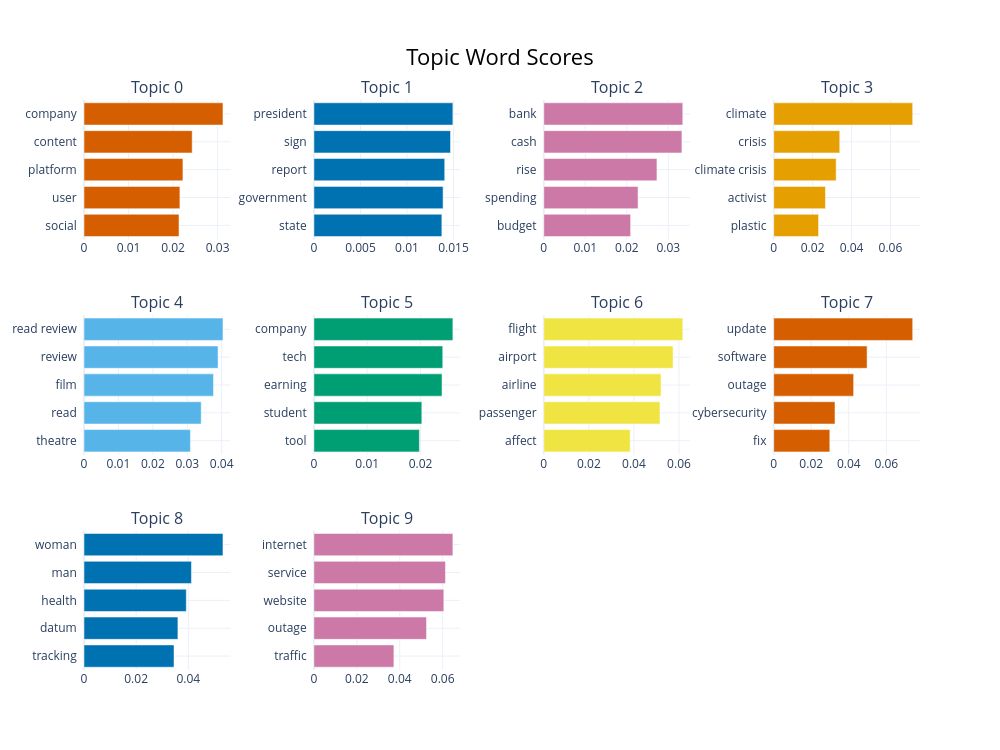
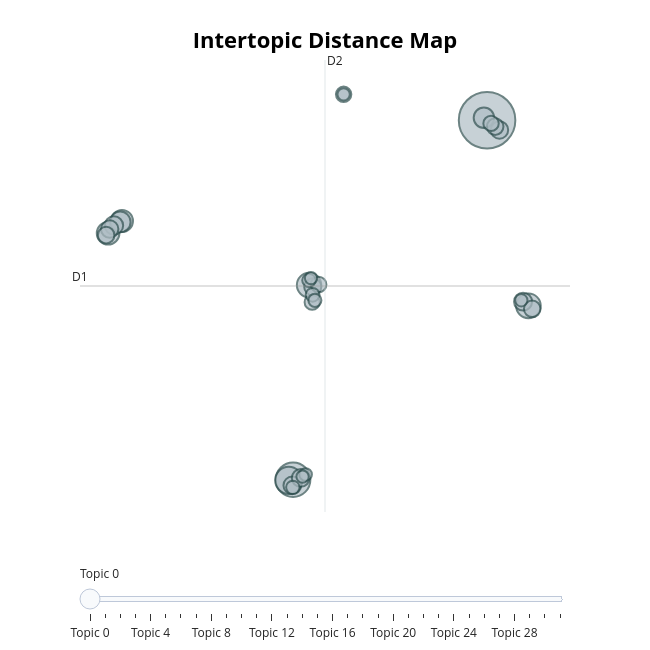
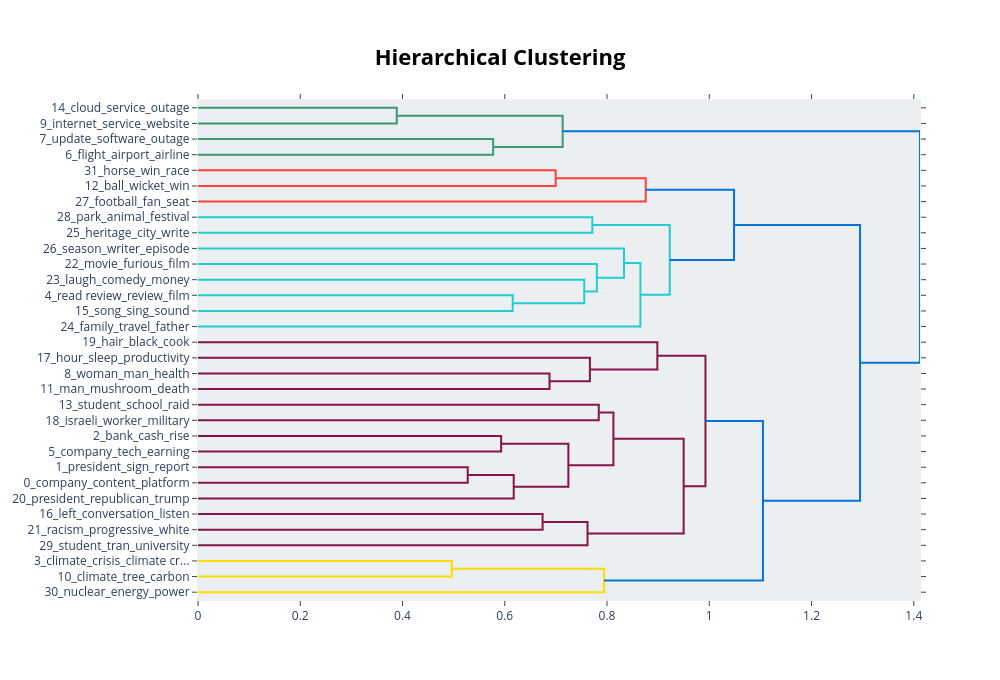

The cell these charts' notebook holds for them, in order:
### Markdown cell above
---
## BERTopic Visualizations

### Code cell
# Topic barchart
model.visualize_barchart(top_n_topics=10).show()

# Intertopic distance
model.visualize_topics().show()

# Hierarchy
model.visualize_hierarchy().show()

### Figure 1 — Plotly figure (JSON) as saved in the notebook; plotly's stock layout.template omitted (floating-point values rounded to 4 significant figures)
{"data": [{"marker": {"color": "#D55E00"}, "orientation": "h", "type": "bar", "x": [0.02133, 0.02153, 0.02221, 0.02429, 0.03121], "xaxis": "x", "y": ["social  ", "user  ", "platform  ", "content  ", "company  "], "yaxis": "y"}, {"marker": {"color": "#0072B2"}, "orientation": "h", "type": "bar", "x": [0.01375, 0.01388, 0.01406, 0.01468, 0.01493], "xaxis": "x2", "y": ["state  ", "government  ", "report  ", "sign  ", "president  "], "yaxis": "y2"}, {"marker": {"color": "#CC79A7"}, "orientation": "h", "type": "bar", "x": [0.02092, 0.02272, 0.02727, 0.03329, 0.03349], "xaxis": "x3", "y": ["budget  ", "spending  ", "rise  ", "cash  ", "bank  "], "yaxis": "y3"}, {"marker": {"color": "#E69F00"}, "orientation": "h", "type": "bar", "x": [0.02306, 0.0266, 0.0321, 0.03394, 0.07144], "xaxis": "x4", "y": ["plastic  ", "activist  ", "climate crisis  ", "crisis  ", "climate  "], "yaxis": "y4"}, {"marker": {"color": "#56B4E9"}, "orientation": "h", "type": "bar", "x": [0.03091, 0.03405, 0.03761, 0.03894, 0.04037], "xaxis": "x5", "y": ["theatre  ", "read  ", "film  ", "review  ", "read review  "], "yaxis": "y5"}, {"marker": {"color": "#009E73"}, "orientation": "h", "type": "bar", "x": [0.01978, 0.02023, 0.02402, 0.02416, 0.02605], "xaxis": "x6", "y": ["tool  ", "student  ", "earning  ", "tech  ", "company  "], "yaxis": "y6"}, {"marker": {"color": "#F0E442"}, "orientation": "h", "type": "bar", "x": [0.03835, 0.05156, 0.05202, 0.05736, 0.06169], "xaxis": "x7", "y": ["affect  ", "passenger  ", "airline  ", "airport  ", "flight  "], "yaxis": "y7"}, {"marker": {"color": "#D55E00"}, "orientation": "h", "type": "bar", "x": [0.02989, 0.03265, 0.04257, 0.04976, 0.07404], "xaxis": "x8", "y": ["fix  ", "cybersecurity  ", "outage  ", "software  ", "update  "], "yaxis": "y8"}, {"marker": {"color": "#0072B2"}, "orientation": "h", "type": "bar", "x": [0.03452, 0.03603, 0.03924, 0.04121, 0.05331], "xaxis": "x9", "y": ["tracking  ", "datum  ", "health  ", "man  ", "woman  "], "yaxis": "y9"}, {"marker": {"color": "#CC79A7"}, "orientation": "h", "type": "bar", "x": [0.03727, 0.05247, 0.06053, 0.06131, 0.06475], "xaxis": "x10", "y": ["traffic  ", "outage  ", "website  ", "service  ", "internet  "], "yaxis": "y10"}], "layout": {"annotations": [{"font": {"size": 16}, "showarrow": false, "text": "Topic 0", "x": 0.0875, "xanchor": "center", "xref": "paper", "y": 1, "yanchor": "bottom", "yref": "paper"}, {"font": {"size": 16}, "showarrow": false, "text": "Topic 1", "x": 0.3625, "xanchor": "center", "xref": "paper", "y": 1, "yanchor": "bottom", "yref": "paper"}, {"font": {"size": 16}, "showarrow": false, "text": "Topic 2", "x": 0.6375, "xanchor": "center", "xref": "paper", "y": 1, "yanchor": "bottom", "yref": "paper"}, {"font": {"size": 16}, "showarrow": false, "text": "Topic 3", "x": 0.9125, "xanchor": "center", "xref": "paper", "y": 1, "yanchor": "bottom", "yref": "paper"}, {"font": {"size": 16}, "showarrow": false, "text": "Topic 4", "x": 0.0875, "xanchor": "center", "xref": "paper", "y": 0.6222, "yanchor": "bottom", "yref": "paper"}, {"font": {"size": 16}, "showarrow": false, "text": "Topic 5", "x": 0.3625, "xanchor": "center", "xref": "paper", "y": 0.6222, "yanchor": "bottom", "yref": "paper"}, {"font": {"size": 16}, "showarrow": false, "text": "Topic 6", "x": 0.6375, "xanchor": "center", "xref": "paper", "y": 0.6222, "yanchor": "bottom", "yref": "paper"}, {"font": {"size": 16}, "showarrow": false, "text": "Topic 7", "x": 0.9125, "xanchor": "center", "xref": "paper", "y": 0.6222, "yanchor": "bottom", "yref": "paper"}, {"font": {"size": 16}, "showarrow": false, "text": "Topic 8", "x": 0.0875, "xanchor": "center", "xref": "paper", "y": 0.2444, "yanchor": "bottom", "yref": "paper"}, {"font": {"size": 16}, "showarrow": false, "text": "Topic 9", "x": 0.3625, "xanchor": "center", "xref": "paper", "y": 0.2444, "yanchor": "bottom", "yref": "paper"}], "height": 750, "hoverlabel": {"bgcolor": "white", "font": {"family": "Rockwell", "size": 16}}, "showlegend": false, "title": {"font": {"color": "Black", "size": 22}, "text": "Topic Word Scores", "x": 0.5, "xanchor": "center", "yanchor": "top"}, "width": 1000, "xaxis": {"anchor": "y", "domain": [0, 0.175], "showgrid": true}, "xaxis10": {"anchor": "y10", "domain": [0.275, 0.45], "showgrid": true}, "xaxis11": {"anchor": "y11", "domain": [0.55, 0.725], "showgrid": true}, "xaxis12": {"anchor": "y12", "domain": [0.825, 1], "showgrid": true}, "xaxis2": {"anchor": "y2", "domain": [0.275, 0.45], "showgrid": true}, "xaxis3": {"anchor": "y3", "domain": [0.55, 0.725], "showgrid": true}, "xaxis4": {"anchor": "y4", "domain": [0.825, 1], "showgrid": true}, "xaxis5": {"anchor": "y5", "domain": [0, 0.175], "showgrid": true}, "xaxis6": {"anchor": "y6", "domain": [0.275, 0.45], "showgrid": true}, "xaxis7": {"anchor": "y7", "domain": [0.55, 0.725], "showgrid": true}, "xaxis8": {"anchor": "y8", "domain": [0.825, 1], "showgrid": true}, "xaxis9": {"anchor": "y9", "domain": [0, 0.175], "showgrid": true}, "yaxis": {"anchor": "x", "domain": [0.7556, 1], "showgrid": true}, "yaxis10": {"anchor": "x10", "domain": [0, 0.2444], "showgrid": true}, "yaxis11": {"anchor": "x11", "domain": [0, 0.2444], "showgrid": true}, "yaxis12": {"anchor": "x12", "domain": [0, 0.2444], "showgrid": true}, "yaxis2": {"anchor": "x2", "domain": [0.7556, 1], "showgrid": true}, "yaxis3": {"anchor": "x3", "domain": [0.7556, 1], "showgrid": true}, "yaxis4": {"anchor": "x4", "domain": [0.7556, 1], "showgrid": true}, "yaxis5": {"anchor": "x5", "domain": [0.3778, 0.6222], "showgrid": true}, "yaxis6": {"anchor": "x6", "domain": [0.3778, 0.6222], "showgrid": true}, "yaxis7": {"anchor": "x7", "domain": [0.3778, 0.6222], "showgrid": true}, "yaxis8": {"anchor": "x8", "domain": [0.3778, 0.6222], "showgrid": true}, "yaxis9": {"anchor": "x9", "domain": [0, 0.2444], "showgrid": true}}}

### Figure 2 — Plotly figure (JSON) as saved in the notebook; plotly's stock layout.template omitted (floating-point values rounded to 4 significant figures)
{"data": [{"customdata": [[0, "company | content | platform | user | social", 337], [1, "president | sign | report | government | state", 126], [2, "bank | cash | rise | spending | budget", 78], [3, "climate | crisis | climate crisis | activist | plastic", 64], [4, "read review | review | film | read | theatre", 63], [5, "company | tech | earning | student | tool", 54], [6, "flight | airport | airline | passenger | affect", 51], [7, "update | software | outage | cybersecurity | fix", 45], [8, "woman | man | health | datum | tracking", 44], [9, "internet | service | website | outage | traffic", 36], [10, "climate | tree | carbon | planet | emission", 34], [11, "man | mushroom | death | driver | health", 33], [12, "ball | wicket | win | game | team", 33], [13, "student | school | raid | immigrant | city", 32], [14, "cloud | service | outage | computing | user", 32], [15, "song | sing | sound | track | title", 31], [16, "left | conversation | listen | participant | book", 29], [17, "hour | sleep | productivity | win | walk", 29], [18, "israeli | worker | military | tech | company", 29], [19, "hair | black | cook | natural | sauce", 26], [20, "president | republican | trump | election | medium", 25], [21, "racism | progressive | white | history | statue", 25], [22, "movie | furious | film | fast | car", 24], [23, "laugh | comedy | money | parent | amazing", 20], [24, "family | travel | father | husband | son", 19], [25, "heritage | city | write | drought | river", 19], [26, "season | writer | episode | producer | family", 18], [27, "football | fan | seat | club | crowd", 17], [28, "park | animal | festival | tree | trail", 16], [29, "student | tran | university | gender | sex", 16], [30, "nuclear | energy | power | solar | electricity", 16], [31, "horse | win | race | winner | field", 16]], "hovertemplate": "<b>Topic %{customdata[0]}</b><br>%{customdata[1]}<br>Size: %{customdata[2]}", "legendgroup": "", "marker": {"color": "#B0BEC5", "line": {"color": "DarkSlateGrey", "width": 2}, "size": [337, 126, 78, 64, 63, 54, 51, 45, 44, 36, 34, 33, 33, 32, 32, 31, 29, 29, 29, 26, 25, 25, 24, 20, 19, 19, 18, 17, 16, 16, 16, 16], "sizemode": "area", "sizeref": 0.2106, "symbol": "circle"}, "mode": "markers", "name": "", "orientation": "v", "showlegend": false, "type": "scatter", "x": [13.2, 0.8058, 0.529, 15.85, 1.83, -11.02, -10.13, -10.24, 13.0, -10.65, 15.5, 0.7572, 1.29, 14.0, -10.92, 2.065, 13.72, 16.09, -11.14, 2.434, 13.46, 4.037, 2.025, 2.055, 0.7908, 1.82, 2.199, 1.605, 1.952, 4.037, 15.39, 1.412], "xaxis": "x", "y": [16.55, -12.78, -12.83, 1.406, 3.102, 7.329, 8.337, 8.253, 16.75, 7.955, 1.749, -13.24, -12.64, 15.75, 7.67, 2.956, 16.03, 1.162, 7.173, 3.146, 16.29, 18.66, 1.702, 2.309, -13.41, 3.484, 1.852, -12.36, 3.669, 18.66, 1.861, -12.53], "yaxis": "y"}], "layout": {"annotations": [{"showarrow": false, "text": "D1", "x": -12.81, "y": 3.024, "yshift": 10}, {"showarrow": false, "text": "D2", "x": 2.846, "xshift": 10, "y": 21.46}], "height": 650, "hoverlabel": {"bgcolor": "white", "font": {"family": "Rockwell", "size": 16}}, "legend": {"itemsizing": "constant", "tracegroupgap": 0}, "margin": {"t": 60}, "shapes": [{"line": {"color": "#CFD8DC", "width": 2}, "type": "line", "x0": 2.846, "x1": 2.846, "y0": -15.42, "y1": 21.46}, {"line": {"color": "#9E9E9E", "width": 2}, "type": "line", "x0": -12.81, "x1": 18.5, "y0": 3.024, "y1": 3.024}], "sliders": [{"active": 0, "pad": {"t": 50}, "steps": [{"args": [{"marker.color": [["red", "#B0BEC5", "#B0BEC5", "#B0BEC5", "#B0BEC5", "#B0BEC5", "#B0BEC5", "#B0BEC5", "#B0BEC5", "#B0BEC5", "#B0BEC5", "#B0BEC5", "#B0BEC5", "#B0BEC5", "#B0BEC5", "#B0BEC5", "#B0BEC5", "#B0BEC5", "#B0BEC5", "#B0BEC5", "#B0BEC5", "#B0BEC5", "#B0BEC5", "#B0BEC5", "#B0BEC5", "#B0BEC5", "#B0BEC5", "#B0BEC5", "#B0BEC5", "#B0BEC5", "#B0BEC5", "#B0BEC5"]]}], "label": "Topic 0", "method": "update"}, {"args": [{"marker.color": [["#B0BEC5", "red", "#B0BEC5", "#B0BEC5", "#B0BEC5", "#B0BEC5", "#B0BEC5", "#B0BEC5", "#B0BEC5", "#B0BEC5", "#B0BEC5", "#B0BEC5", "#B0BEC5", "#B0BEC5", "#B0BEC5", "#B0BEC5", "#B0BEC5", "#B0BEC5", "#B0BEC5", "#B0BEC5", "#B0BEC5", "#B0BEC5", "#B0BEC5", "#B0BEC5", "#B0BEC5", "#B0BEC5", "#B0BEC5", "#B0BEC5", "#B0BEC5", "#B0BEC5", "#B0BEC5", "#B0BEC5"]]}], "label": "Topic 1", "method": "update"}, {"args": [{"marker.color": [["#B0BEC5", "#B0BEC5", "red", "#B0BEC5", "#B0BEC5", "#B0BEC5", "#B0BEC5", "#B0BEC5", "#B0BEC5", "#B0BEC5", "#B0BEC5", "#B0BEC5", "#B0BEC5", "#B0BEC5", "#B0BEC5", "#B0BEC5", "#B0BEC5", "#B0BEC5", "#B0BEC5", "#B0BEC5", "#B0BEC5", "#B0BEC5", "#B0BEC5", "#B0BEC5", "#B0BEC5", "#B0BEC5", "#B0BEC5", "#B0BEC5", "#B0BEC5", "#B0BEC5", "#B0BEC5", "#B0BEC5"]]}], "label": "Topic 2", "method": "update"}, {"args": [{"marker.color": [["#B0BEC5", "#B0BEC5", "#B0BEC5", "red", "#B0BEC5", "#B0BEC5", "#B0BEC5", "#B0BEC5", "#B0BEC5", "#B0BEC5", "#B0BEC5", "#B0BEC5", "#B0BEC5", "#B0BEC5", "#B0BEC5", "#B0BEC5", "#B0BEC5", "#B0BEC5", "#B0BEC5", "#B0BEC5", "#B0BEC5", "#B0BEC5", "#B0BEC5", "#B0BEC5", "#B0BEC5", "#B0BEC5", "#B0BEC5", "#B0BEC5", "#B0BEC5", "#B0BEC5", "#B0BEC5", "#B0BEC5"]]}], "label": "Topic 3", "method": "update"}, {"args": [{"marker.color": [["#B0BEC5", "#B0BEC5", "#B0BEC5", "#B0BEC5", "red", "#B0BEC5", "#B0BEC5", "#B0BEC5", "#B0BEC5", "#B0BEC5", "#B0BEC5", "#B0BEC5", "#B0BEC5", "#B0BEC5", "#B0BEC5", "#B0BEC5", "#B0BEC5", "#B0BEC5", "#B0BEC5", "#B0BEC5", "#B0BEC5", "#B0BEC5", "#B0BEC5", "#B0BEC5", "#B0BEC5", "#B0BEC5", "#B0BEC5", "#B0BEC5", "#B0BEC5", "#B0BEC5", "#B0BEC5", "#B0BEC5"]]}], "label": "Topic 4", "method": "update"}, {"args": [{"marker.color": [["#B0BEC5", "#B0BEC5", "#B0BEC5", "#B0BEC5", "#B0BEC5", "red", "#B0BEC5", "#B0BEC5", "#B0BEC5", "#B0BEC5", "#B0BEC5", "#B0BEC5", "#B0BEC5", "#B0BEC5", "#B0BEC5", "#B0BEC5", "#B0BEC5", "#B0BEC5", "#B0BEC5", "#B0BEC5", "#B0BEC5", "#B0BEC5", "#B0BEC5", "#B0BEC5", "#B0BEC5", "#B0BEC5", "#B0BEC5", "#B0BEC5", "#B0BEC5", "#B0BEC5", "#B0BEC5", "#B0BEC5"]]}], "label": "Topic 5", "method": "update"}, {"args": [{"marker.color": [["#B0BEC5", "#B0BEC5", "#B0BEC5", "#B0BEC5", "#B0BEC5", "#B0BEC5", "red", "#B0BEC5", "#B0BEC5", "#B0BEC5", "#B0BEC5", "#B0BEC5", "#B0BEC5", "#B0BEC5", "#B0BEC5", "#B0BEC5", "#B0BEC5", "#B0BEC5", "#B0BEC5", "#B0BEC5", "#B0BEC5", "#B0BEC5", "#B0BEC5", "#B0BEC5", "#B0BEC5", "#B0BEC5", "#B0BEC5", "#B0BEC5", "#B0BEC5", "#B0BEC5", "#B0BEC5", "#B0BEC5"]]}], "label": "Topic 6", "method": "update"}, {"args": [{"marker.color": [["#B0BEC5", "#B0BEC5", "#B0BEC5", "#B0BEC5", "#B0BEC5", "#B0BEC5", "#B0BEC5", "red", "#B0BEC5", "#B0BEC5", "#B0BEC5", "#B0BEC5", "#B0BEC5", "#B0BEC5", "#B0BEC5", "#B0BEC5", "#B0BEC5", "#B0BEC5", "#B0BEC5", "#B0BEC5", "#B0BEC5", "#B0BEC5", "#B0BEC5", "#B0BEC5", "#B0BEC5", "#B0BEC5", "#B0BEC5", "#B0BEC5", "#B0BEC5", "#B0BEC5", "#B0BEC5", "#B0BEC5"]]}], "label": "Topic 7", "method": "update"}, {"args": [{"marker.color": [["#B0BEC5", "#B0BEC5", "#B0BEC5", "#B0BEC5", "#B0BEC5", "#B0BEC5", "#B0BEC5", "#B0BEC5", "red", "#B0BEC5", "#B0BEC5", "#B0BEC5", "#B0BEC5", "#B0BEC5", "#B0BEC5", "#B0BEC5", "#B0BEC5", "#B0BEC5", "#B0BEC5", "#B0BEC5", "#B0BEC5", "#B0BEC5", "#B0BEC5", "#B0BEC5", "#B0BEC5", "#B0BEC5", "#B0BEC5", "#B0BEC5", "#B0BEC5", "#B0BEC5", "#B0BEC5", "#B0BEC5"]]}], "label": "Topic 8", "method": "update"}, {"args": [{"marker.color": [["#B0BEC5", "#B0BEC5", "#B0BEC5", "#B0BEC5", "#B0BEC5", "#B0BEC5", "#B0BEC5", "#B0BEC5", "#B0BEC5", "red", "#B0BEC5", "#B0BEC5", "#B0BEC5", "#B0BEC5", "#B0BEC5", "#B0BEC5", "#B0BEC5", "#B0BEC5", "#B0BEC5", "#B0BEC5", "#B0BEC5", "#B0BEC5", "#B0BEC5", "#B0BEC5", "#B0BEC5", "#B0BEC5", "#B0BEC5", "#B0BEC5", "#B0BEC5", "#B0BEC5", "#B0BEC5", "#B0BEC5"]]}], "label": "Topic 9", "method": "update"}, {"args": [{"marker.color": [["#B0BEC5", "#B0BEC5", "#B0BEC5", "#B0BEC5", "#B0BEC5", "#B0BEC5", "#B0BEC5", "#B0BEC5", "#B0BEC5", "#B0BEC5", "red", "#B0BEC5", "#B0BEC5", "#B0BEC5", "#B0BEC5", "#B0BEC5", "#B0BEC5", "#B0BEC5", "#B0BEC5", "#B0BEC5", "#B0BEC5", "#B0BEC5", "#B0BEC5", "#B0BEC5", "#B0BEC5", "#B0BEC5", "#B0BEC5", "#B0BEC5", "#B0BEC5", "#B0BEC5", "#B0BEC5", "#B0BEC5"]]}], "label": "Topic 10", "method": "update"}, {"args": [{"marker.color": [["#B0BEC5", "#B0BEC5", "#B0BEC5", "#B0BEC5", "#B0BEC5", "#B0BEC5", "#B0BEC5", "#B0BEC5", "#B0BEC5", "#B0BEC5", "#B0BEC5", "red", "#B0BEC5", "#B0BEC5", "#B0BEC5", "#B0BEC5", "#B0BEC5", "#B0BEC5", "#B0BEC5", "#B0BEC5", "#B0BEC5", "#B0BEC5", "#B0BEC5", "#B0BEC5", "#B0BEC5", "#B0BEC5", "#B0BEC5", "#B0BEC5", "#B0BEC5", "#B0BEC5", "#B0BEC5", "#B0BEC5"]]}], "label": "Topic 11", "method": "update"}, {"args": [{"marker.color": [["#B0BEC5", "#B0BEC5", "#B0BEC5", "#B0BEC5", "#B0BEC5", "#B0BEC5", "#B0BEC5", "#B0BEC5", "#B0BEC5", "#B0BEC5", "#B0BEC5", "#B0BEC5", "red", "#B0BEC5", "#B0BEC5", "#B0BEC5", "#B0BEC5", "#B0BEC5", "#B0BEC5", "#B0BEC5", "#B0BEC5", "#B0BEC5", "#B0BEC5", "#B0BEC5", "#B0BEC5", "#B0BEC5", "#B0BEC5", "#B0BEC5", "#B0BEC5", "#B0BEC5", "#B0BEC5", "#B0BEC5"]]}], "label": "Topic 12", "method": "update"}, {"args": [{"marker.color": [["#B0BEC5", "#B0BEC5", "#B0BEC5", "#B0BEC5", "#B0BEC5", "#B0BEC5", "#B0BEC5", "#B0BEC5", "#B0BEC5", "#B0BEC5", "#B0BEC5", "#B0BEC5", "#B0BEC5", "red", "#B0BEC5", "#B0BEC5", "#B0BEC5", "#B0BEC5", "#B0BEC5", "#B0BEC5", "#B0BEC5", "#B0BEC5", "#B0BEC5", "#B0BEC5", "#B0BEC5", "#B0BEC5", "#B0BEC5", "#B0BEC5", "#B0BEC5", "#B0BEC5", "#B0BEC5", "#B0BEC5"]]}], "label": "Topic 13", "method": "update"}, {"args": [{"marker.color": [["#B0BEC5", "#B0BEC5", "#B0BEC5", "#B0BEC5", "#B0BEC5", "#B0BEC5", "#B0BEC5", "#B0BEC5", "#B0BEC5", "#B0BEC5", "#B0BEC5", "#B0BEC5", "#B0BEC5", "#B0BEC5", "red", "#B0BEC5", "#B0BEC5", "#B0BEC5", "#B0BEC5", "#B0BEC5", "#B0BEC5", "#B0BEC5", "#B0BEC5", "#B0BEC5", "#B0BEC5", "#B0BEC5", "#B0BEC5", "#B0BEC5", "#B0BEC5", "#B0BEC5", "#B0BEC5", "#B0BEC5"]]}], "label": "Topic 14", "method": "update"}, {"args": [{"marker.color": [["#B0BEC5", "#B0BEC5", "#B0BEC5", "#B0BEC5", "#B0BEC5", "#B0BEC5", "#B0BEC5", "#B0BEC5", "#B0BEC5", "#B0BEC5", "#B0BEC5", "#B0BEC5", "#B0BEC5", "#B0BEC5", "#B0BEC5", "red", "#B0BEC5", "#B0BEC5", "#B0BEC5", "#B0BEC5", "#B0BEC5", "#B0BEC5", "#B0BEC5", "#B0BEC5", "#B0BEC5", "#B0BEC5", "#B0BEC5", "#B0BEC5", "#B0BEC5", "#B0BEC5", "#B0BEC5", "#B0BEC5"]]}], "label": "Topic 15", "method": "update"}, {"args": [{"marker.color": [["#B0BEC5", "#B0BEC5", "#B0BEC5", "#B0BEC5", "#B0BEC5", "#B0BEC5", "#B0BEC5", "#B0BEC5", "#B0BEC5", "#B0BEC5", "#B0BEC5", "#B0BEC5", "#B0BEC5", "#B0BEC5", "#B0BEC5", "#B0BEC5", "red", "#B0BEC5", "#B0BEC5", "#B0BEC5", "#B0BEC5", "#B0BEC5", "#B0BEC5", "#B0BEC5", "#B0BEC5", "#B0BEC5", "#B0BEC5", "#B0BEC5", "#B0BEC5", "#B0BEC5", "#B0BEC5", "#B0BEC5"]]}], "label": "Topic 16", "method": "update"}, {"args": [{"marker.color": [["#B0BEC5", "#B0BEC5", "#B0BEC5", "#B0BEC5", "#B0BEC5", "#B0BEC5", "#B0BEC5", "#B0BEC5", "#B0BEC5", "#B0BEC5", "#B0BEC5", "#B0BEC5", "#B0BEC5", "#B0BEC5", "#B0BEC5", "#B0BEC5", "#B0BEC5", "red", "#B0BEC5", "#B0BEC5", "#B0BEC5", "#B0BEC5", "#B0BEC5", "#B0BEC5", "#B0BEC5", "#B0BEC5", "#B0BEC5", "#B0BEC5", "#B0BEC5", "#B0BEC5", "#B0BEC5", "#B0BEC5"]]}], "label": "Topic 17", "method": "update"}, {"args": [{"marker.color": [["#B0BEC5", "#B0BEC5", "#B0BEC5", "#B0BEC5", "#B0BEC5", "#B0BEC5", "#B0BEC5", "#B0BEC5", "#B0BEC5", "#B0BEC5", "#B0BEC5", "#B0BEC5", "#B0BEC5", "#B0BEC5", "#B0BEC5", "#B0BEC5", "#B0BEC5", "#B0BEC5", "red", "#B0BEC5", "#B0BEC5", "#B0BEC5", "#B0BEC5", "#B0BEC5", "#B0BEC5", "#B0BEC5", "#B0BEC5", "#B0BEC5", "#B0BEC5", "#B0BEC5", "#B0BEC5", "#B0BEC5"]]}], "label": "Topic 18", "method": "update"}, {"args": [{"marker.color": [["#B0BEC5", "#B0BEC5", "#B0BEC5", "#B0BEC5", "#B0BEC5", "#B0BEC5", "#B0BEC5", "#B0BEC5", "#B0BEC5", "#B0BEC5", "#B0BEC5", "#B0BEC5", "#B0BEC5", "#B0BEC5", "#B0BEC5", "#B0BEC5", "#B0BEC5", "#B0BEC5", "#B0BEC5", "red", "#B0BEC5", "#B0BEC5", "#B0BEC5", "#B0BEC5", "#B0BEC5", "#B0BEC5", "#B0BEC5", "#B0BEC5", "#B0BEC5", "#B0BEC5", "#B0BEC5", "#B0BEC5"]]}], "label": "Topic 19", "method": "update"}, {"args": [{"marker.color": [["#B0BEC5", "#B0BEC5", "#B0BEC5", "#B0BEC5", "#B0BEC5", "#B0BEC5", "#B0BEC5", "#B0BEC5", "#B0BEC5", "#B0BEC5", "#B0BEC5", "#B0BEC5", "#B0BEC5", "#B0BEC5", "#B0BEC5", "#B0BEC5", "#B0BEC5", "#B0BEC5", "#B0BEC5", "#B0BEC5", "red", "#B0BEC5", "#B0BEC5", "#B0BEC5", "#B0BEC5", "#B0BEC5", "#B0BEC5", "#B0BEC5", "#B0BEC5", "#B0BEC5", "#B0BEC5", "#B0BEC5"]]}], "label": "Topic 20", "method": "update"}, {"args": [{"marker.color": [["#B0BEC5", "#B0BEC5", "#B0BEC5", "#B0BEC5", "#B0BEC5", "#B0BEC5", "#B0BEC5", "#B0BEC5", "#B0BEC5", "#B0BEC5", "#B0BEC5", "#B0BEC5", "#B0BEC5", "#B0BEC5", "#B0BEC5", "#B0BEC5", "#B0BEC5", "#B0BEC5", "#B0BEC5", "#B0BEC5", "#B0BEC5", "red", "#B0BEC5", "#B0BEC5", "#B0BEC5", "#B0BEC5", "#B0BEC5", "#B0BEC5", "#B0BEC5", "#B0BEC5", "#B0BEC5", "#B0BEC5"]]}], "label": "Topic 21", "method": "update"}, {"args": [{"marker.color": [["#B0BEC5", "#B0BEC5", "#B0BEC5", "#B0BEC5", "#B0BEC5", "#B0BEC5", "#B0BEC5", "#B0BEC5", "#B0BEC5", "#B0BEC5", "#B0BEC5", "#B0BEC5", "#B0BEC5", "#B0BEC5", "#B0BEC5", "#B0BEC5", "#B0BEC5", "#B0BEC5", "#B0BEC5", "#B0BEC5", "#B0BEC5", "#B0BEC5", "red", "#B0BEC5", "#B0BEC5", "#B0BEC5", "#B0BEC5", "#B0BEC5", "#B0BEC5", "#B0BEC5", "#B0BEC5", "#B0BEC5"]]}], "label": "Topic 22", "method": "update"}, {"args": [{"marker.color": [["#B0BEC5", "#B0BEC5", "#B0BEC5", "#B0BEC5", "#B0BEC5", "#B0BEC5", "#B0BEC5", "#B0BEC5", "#B0BEC5", "#B0BEC5", "#B0BEC5", "#B0BEC5", "#B0BEC5", "#B0BEC5", "#B0BEC5", "#B0BEC5", "#B0BEC5", "#B0BEC5", "#B0BEC5", "#B0BEC5", "#B0BEC5", "#B0BEC5", "#B0BEC5", "red", "#B0BEC5", "#B0BEC5", "#B0BEC5", "#B0BEC5", "#B0BEC5", "#B0BEC5", "#B0BEC5", "#B0BEC5"]]}], "label": "Topic 23", "method": "update"}, {"args": [{"marker.color": [["#B0BEC5", "#B0BEC5", "#B0BEC5", "#B0BEC5", "#B0BEC5", "#B0BEC5", "#B0BEC5", "#B0BEC5", "#B0BEC5", "#B0BEC5", "#B0BEC5", "#B0BEC5", "#B0BEC5", "#B0BEC5", "#B0BEC5", "#B0BEC5", "#B0BEC5", "#B0BEC5", "#B0BEC5", "#B0BEC5", "#B0BEC5", "#B0BEC5", "#B0BEC5", "#B0BEC5", "red", "#B0BEC5", "#B0BEC5", "#B0BEC5", "#B0BEC5", "#B0BEC5", "#B0BEC5", "#B0BEC5"]]}], "label": "Topic 24", "method": "update"}, {"args": [{"marker.color": [["#B0BEC5", "#B0BEC5", "#B0BEC5", "#B0BEC5", "#B0BEC5", "#B0BEC5", "#B0BEC5", "#B0BEC5", "#B0BEC5", "#B0BEC5", "#B0BEC5", "#B0BEC5", "#B0BEC5", "#B0BEC5", "#B0BEC5", "#B0BEC5", "#B0BEC5", "#B0BEC5", "#B0BEC5", "#B0BEC5", "#B0BEC5", "#B0BEC5", "#B0BEC5", "#B0BEC5", "#B0BEC5", "red", "#B0BEC5", "#B0BEC5", "#B0BEC5", "#B0BEC5", "#B0BEC5", "#B0BEC5"]]}], "label": "Topic 25", "method": "update"}, {"args": [{"marker.color": [["#B0BEC5", "#B0BEC5", "#B0BEC5", "#B0BEC5", "#B0BEC5", "#B0BEC5", "#B0BEC5", "#B0BEC5", "#B0BEC5", "#B0BEC5", "#B0BEC5", "#B0BEC5", "#B0BEC5", "#B0BEC5", "#B0BEC5", "#B0BEC5", "#B0BEC5", "#B0BEC5", "#B0BEC5", "#B0BEC5", "#B0BEC5", "#B0BEC5", "#B0BEC5", "#B0BEC5", "#B0BEC5", "#B0BEC5", "red", "#B0BEC5", "#B0BEC5", "#B0BEC5", "#B0BEC5", "#B0BEC5"]]}], "label": "Topic 26", "method": "update"}, {"args": [{"marker.color": [["#B0BEC5", "#B0BEC5", "#B0BEC5", "#B0BEC5", "#B0BEC5", "#B0BEC5", "#B0BEC5", "#B0BEC5", "#B0BEC5", "#B0BEC5", "#B0BEC5", "#B0BEC5", "#B0BEC5", "#B0BEC5", "#B0BEC5", "#B0BEC5", "#B0BEC5", "#B0BEC5", "#B0BEC5", "#B0BEC5", "#B0BEC5", "#B0BEC5", "#B0BEC5", "#B0BEC5", "#B0BEC5", "#B0BEC5", "#B0BEC5", "red", "#B0BEC5", "#B0BEC5", "#B0BEC5", "#B0BEC5"]]}], "label": "Topic 27", "method": "update"}, {"args": [{"marker.color": [["#B0BEC5", "#B0BEC5", "#B0BEC5", "#B0BEC5", "#B0BEC5", "#B0BEC5", "#B0BEC5", "#B0BEC5", "#B0BEC5", "#B0BEC5", "#B0BEC5", "#B0BEC5", "#B0BEC5", "#B0BEC5", "#B0BEC5", "#B0BEC5", "#B0BEC5", "#B0BEC5", "#B0BEC5", "#B0BEC5", "#B0BEC5", "#B0BEC5", "#B0BEC5", "#B0BEC5", "#B0BEC5", "#B0BEC5", "#B0BEC5", "#B0BEC5", "red", "#B0BEC5", "#B0BEC5", "#B0BEC5"]]}], "label": "Topic 28", "method": "update"}, {"args": [{"marker.color": [["#B0BEC5", "#B0BEC5", "#B0BEC5", "#B0BEC5", "#B0BEC5", "#B0BEC5", "#B0BEC5", "#B0BEC5", "#B0BEC5", "#B0BEC5", "#B0BEC5", "#B0BEC5", "#B0BEC5", "#B0BEC5", "#B0BEC5", "#B0BEC5", "#B0BEC5", "#B0BEC5", "#B0BEC5", "#B0BEC5", "#B0BEC5", "#B0BEC5", "#B0BEC5", "#B0BEC5", "#B0BEC5", "#B0BEC5", "#B0BEC5", "#B0BEC5", "#B0BEC5", "red", "#B0BEC5", "#B0BEC5"]]}], "label": "Topic 29", "method": "update"}, {"args": [{"marker.color": [["#B0BEC5", "#B0BEC5", "#B0BEC5", "#B0BEC5", "#B0BEC5", "#B0BEC5", "#B0BEC5", "#B0BEC5", "#B0BEC5", "#B0BEC5", "#B0BEC5", "#B0BEC5", "#B0BEC5", "#B0BEC5", "#B0BEC5", "#B0BEC5", "#B0BEC5", "#B0BEC5", "#B0BEC5", "#B0BEC5", "#B0BEC5", "#B0BEC5", "#B0BEC5", "#B0BEC5", "#B0BEC5", "#B0BEC5", "#B0BEC5", "#B0BEC5", "#B0BEC5", "#B0BEC5", "red", "#B0BEC5"]]}], "label": "Topic 30", "method": "update"}, {"args": [{"marker.color": [["#B0BEC5", "#B0BEC5", "#B0BEC5", "#B0BEC5", "#B0BEC5", "#B0BEC5", "#B0BEC5", "#B0BEC5", "#B0BEC5", "#B0BEC5", "#B0BEC5", "#B0BEC5", "#B0BEC5", "#B0BEC5", "#B0BEC5", "#B0BEC5", "#B0BEC5", "#B0BEC5", "#B0BEC5", "#B0BEC5", "#B0BEC5", "#B0BEC5", "#B0BEC5", "#B0BEC5", "#B0BEC5", "#B0BEC5", "#B0BEC5", "#B0BEC5", "#B0BEC5", "#B0BEC5", "#B0BEC5", "red"]]}], "label": "Topic 31", "method": "update"}]}], "title": {"font": {"color": "Black", "size": 22}, "text": "<b>Intertopic Distance Map</b>", "x": 0.5, "xanchor": "center", "y": 0.95, "yanchor": "top"}, "width": 650, "xaxis": {"anchor": "y", "domain": [0, 1], "range": [-12.81, 18.5], "title": {"text": ""}, "visible": false}, "yaxis": {"anchor": "x", "domain": [0, 1], "range": [-15.42, 21.46], "title": {"text": ""}, "visible": false}}}

### Figure 3 — Plotly figure (JSON) as saved in the notebook; plotly's stock layout.template omitted (floating-point values rounded to 4 significant figures)
{"data": [{"hoverinfo": "text", "marker": {"color": "rgb(61,153,112)"}, "mode": "lines", "type": "scatter", "x": [0, 0.3888, 0.3888, 0], "xaxis": "x", "y": [-5, -5, -15, -15], "yaxis": "y"}, {"hoverinfo": "text", "marker": {"color": "rgb(61,153,112)"}, "mode": "lines", "type": "scatter", "x": [0, 0.5773, 0.5773, 0], "xaxis": "x", "y": [-25, -25, -35, -35], "yaxis": "y"}, {"hoverinfo": "text", "marker": {"color": "rgb(61,153,112)"}, "mode": "lines", "type": "scatter", "x": [0.3888, 0.7132, 0.7132, 0.5773], "xaxis": "x", "y": [-10, -10, -30, -30], "yaxis": "y"}, {"hoverinfo": "text", "marker": {"color": "rgb(255,65,54)"}, "mode": "lines", "type": "scatter", "x": [0, 0.6995, 0.6995, 0], "xaxis": "x", "y": [-45, -45, -55, -55], "yaxis": "y"}, {"hoverinfo": "text", "marker": {"color": "rgb(255,65,54)"}, "mode": "lines", "type": "scatter", "x": [0.6995, 0.8757, 0.8757, 0], "xaxis": "x", "y": [-50, -50, -65, -65], "yaxis": "y"}, {"hoverinfo": "text", "marker": {"color": "rgb(35,205,205)"}, "mode": "lines", "type": "scatter", "x": [0, 0.7712, 0.7712, 0], "xaxis": "x", "y": [-75, -75, -85, -85], "yaxis": "y"}, {"hoverinfo": "text", "marker": {"color": "rgb(35,205,205)"}, "mode": "lines", "type": "scatter", "x": [0, 0.6156, 0.6156, 0], "xaxis": "x", "y": [-125, -125, -135, -135], "yaxis": "y"}, {"hoverinfo": "text", "marker": {"color": "rgb(35,205,205)"}, "mode": "lines", "type": "scatter", "x": [0, 0.7555, 0.7555, 0.6156], "xaxis": "x", "y": [-115, -115, -130, -130], "yaxis": "y"}, {"hoverinfo": "text", "marker": {"color": "rgb(35,205,205)"}, "mode": "lines", "type": "scatter", "x": [0, 0.7801, 0.7801, 0.7555], "xaxis": "x", "y": [-105, -105, -122.5, -122.5], "yaxis": "y"}, {"hoverinfo": "text", "marker": {"color": "rgb(35,205,205)"}, "mode": "lines", "type": "scatter", "x": [0, 0.8332, 0.8332, 0.7801], "xaxis": "x", "y": [-95, -95, -113.8, -113.8], "yaxis": "y"}, {"hoverinfo": "text", "marker": {"color": "rgb(35,205,205)"}, "mode": "lines", "type": "scatter", "x": [0.8332, 0.8653, 0.8653, 0], "xaxis": "x", "y": [-104.4, -104.4, -145, -145], "yaxis": "y"}, {"hoverinfo": "text", "marker": {"color": "rgb(35,205,205)"}, "mode": "lines", "type": "scatter", "x": [0.7712, 0.9226, 0.9226, 0.8653], "xaxis": "x", "y": [-80, -80, -124.7, -124.7], "yaxis": "y"}, {"hoverinfo": "text", "marker": {"color": "rgb(0,116,217)"}, "mode": "lines", "type": "scatter", "x": [0.8757, 1.048, 1.048, 0.9226], "xaxis": "x", "y": [-57.5, -57.5, -102.3, -102.3], "yaxis": "y"}, {"hoverinfo": "text", "marker": {"color": "rgb(133,20,75)"}, "mode": "lines", "type": "scatter", "x": [0, 0.6875, 0.6875, 0], "xaxis": "x", "y": [-175, -175, -185, -185], "yaxis": "y"}, {"hoverinfo": "text", "marker": {"color": "rgb(133,20,75)"}, "mode": "lines", "type": "scatter", "x": [0, 0.7665, 0.7665, 0.6875], "xaxis": "x", "y": [-165, -165, -180, -180], "yaxis": "y"}, {"hoverinfo": "text", "marker": {"color": "rgb(133,20,75)"}, "mode": "lines", "type": "scatter", "x": [0, 0.8984, 0.8984, 0.7665], "xaxis": "x", "y": [-155, -155, -172.5, -172.5], "yaxis": "y"}, {"hoverinfo": "text", "marker": {"color": "rgb(133,20,75)"}, "mode": "lines", "type": "scatter", "x": [0, 0.7838, 0.7838, 0], "xaxis": "x", "y": [-195, -195, -205, -205], "yaxis": "y"}, {"hoverinfo": "text", "marker": {"color": "rgb(133,20,75)"}, "mode": "lines", "type": "scatter", "x": [0, 0.5929, 0.5929, 0], "xaxis": "x", "y": [-215, -215, -225, -225], "yaxis": "y"}, {"hoverinfo": "text", "marker": {"color": "rgb(133,20,75)"}, "mode": "lines", "type": "scatter", "x": [0, 0.5276, 0.5276, 0], "xaxis": "x", "y": [-235, -235, -245, -245], "yaxis": "y"}, {"hoverinfo": "text", "marker": {"color": "rgb(133,20,75)"}, "mode": "lines", "type": "scatter", "x": [0.5276, 0.6175, 0.6175, 0], "xaxis": "x", "y": [-240, -240, -255, -255], "yaxis": "y"}, {"hoverinfo": "text", "marker": {"color": "rgb(133,20,75)"}, "mode": "lines", "type": "scatter", "x": [0.5929, 0.7244, 0.7244, 0.6175], "xaxis": "x", "y": [-220, -220, -247.5, -247.5], "yaxis": "y"}, {"hoverinfo": "text", "marker": {"color": "rgb(133,20,75)"}, "mode": "lines", "type": "scatter", "x": [0.7838, 0.8125, 0.8125, 0.7244], "xaxis": "x", "y": [-200, -200, -233.8, -233.8], "yaxis": "y"}, {"hoverinfo": "text", "marker": {"color": "rgb(133,20,75)"}, "mode": "lines", "type": "scatter", "x": [0, 0.674, 0.674, 0], "xaxis": "x", "y": [-265, -265, -275, -275], "yaxis": "y"}, {"hoverinfo": "text", "marker": {"color": "rgb(133,20,75)"}, "mode": "lines", "type": "scatter", "x": [0.674, 0.7619, 0.7619, 0], "xaxis": "x", "y": [-270, -270, -285, -285], "yaxis": "y"}, {"hoverinfo": "text", "marker": {"color": "rgb(133,20,75)"}, "mode": "lines", "type": "scatter", "x": [0.8125, 0.9499, 0.9499, 0.7619], "xaxis": "x", "y": [-216.9, -216.9, -277.5, -277.5], "yaxis": "y"}, {"hoverinfo": "text", "marker": {"color": "rgb(133,20,75)"}, "mode": "lines", "type": "scatter", "x": [0.8984, 0.9925, 0.9925, 0.9499], "xaxis": "x", "y": [-163.8, -163.8, -247.2, -247.2], "yaxis": "y"}, {"hoverinfo": "text", "marker": {"color": "rgb(255,220,0)"}, "mode": "lines", "type": "scatter", "x": [0, 0.4963, 0.4963, 0], "xaxis": "x", "y": [-295, -295, -305, -305], "yaxis": "y"}, {"hoverinfo": "text", "marker": {"color": "rgb(255,220,0)"}, "mode": "lines", "type": "scatter", "x": [0.4963, 0.7943, 0.7943, 0], "xaxis": "x", "y": [-300, -300, -315, -315], "yaxis": "y"}, {"hoverinfo": "text", "marker": {"color": "rgb(0,116,217)"}, "mode": "lines", "type": "scatter", "x": [0.9925, 1.105, 1.105, 0.7943], "xaxis": "x", "y": [-205.5, -205.5, -307.5, -307.5], "yaxis": "y"}, {"hoverinfo": "text", "marker": {"color": "rgb(0,116,217)"}, "mode": "lines", "type": "scatter", "x": [1.048, 1.295, 1.295, 1.105], "xaxis": "x", "y": [-79.92, -79.92, -256.5, -256.5], "yaxis": "y"}, {"hoverinfo": "text", "marker": {"color": "rgb(0,116,217)"}, "mode": "lines", "type": "scatter", "x": [0.7132, 1.412, 1.412, 1.295], "xaxis": "x", "y": [-20, -20, -168.2, -168.2], "yaxis": "y"}], "layout": {"autosize": false, "height": 680, "hoverlabel": {"bgcolor": "white", "font": {"family": "Rockwell", "size": 16}}, "hovermode": "closest", "plot_bgcolor": "#ECEFF1", "showlegend": false, "title": {"font": {"color": "Black", "size": 22}, "text": "<b>Hierarchical Clustering</b>", "x": 0.5, "xanchor": "center", "yanchor": "top"}, "width": 1000, "xaxis": {"mirror": "allticks", "rangemode": "tozero", "showgrid": false, "showline": true, "showticklabels": true, "ticks": "outside", "type": "linear", "zeroline": false}, "yaxis": {"mirror": "allticks", "range": [-320, 0], "rangemode": "tozero", "showgrid": false, "showline": true, "showticklabels": true, "tickmode": "array", "ticks": "outside", "ticktext": ["14_cloud_service_outage", "9_internet_service_website", "7_update_software_outage", "6_flight_airport_airline", "31_horse_win_race", "12_ball_wicket_win", "27_football_fan_seat", "28_park_animal_festival", "25_heritage_city_write", "26_season_writer_episode", "22_movie_furious_film", "23_laugh_comedy_money", "4_read review_review_film", "15_song_sing_sound", "24_family_travel_father", "19_hair_black_cook", "17_hour_sleep_productivity", "8_woman_man_health", "11_man_mushroom_death", "13_student_school_raid", "18_israeli_worker_military", "2_bank_cash_rise", "5_company_tech_earning", "1_president_sign_report", "0_company_content_platform", "20_president_republican_trump", "16_left_conversation_listen", "21_racism_progressive_white", "29_student_tran_university", "3_climate_crisis_climate cr...", "10_climate_tree_carbon", "30_nuclear_energy_power"], "tickvals": [-5, -15, -25, -35, -45, -55, -65, -75, -85, -95, -105, -115, -125, -135, -145, -155, -165, -175, -185, -195, -205, -215, -225, -235, -245, -255, -265, -275, -285, -295, -305, -315], "type": "linear", "zeroline": false}}}
